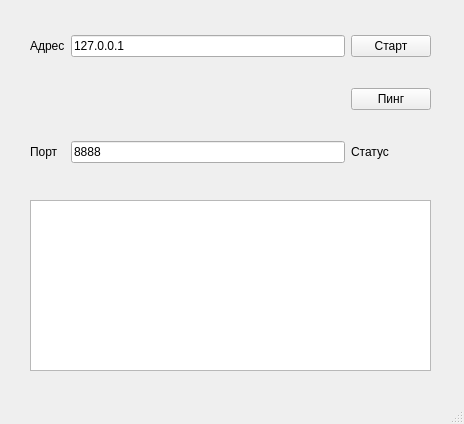
<?xml version="1.0" encoding="UTF-8"?>
<ui version="4.0">
 <class>ClientWindow</class>
 <widget class="QMainWindow" name="ClientWindow">
  <property name="geometry">
   <rect>
    <x>0</x>
    <y>0</y>
    <width>464</width>
    <height>424</height>
   </rect>
  </property>
  <property name="windowTitle">
   <string>MainWindow</string>
  </property>
  <widget class="QWidget" name="centralwidget">
   <widget class="QWidget" name="gridLayoutWidget">
    <property name="geometry">
     <rect>
      <x>30</x>
      <y>10</y>
      <width>401</width>
      <height>181</height>
     </rect>
    </property>
    <layout class="QGridLayout" name="gridLayout">
     <item row="0" column="0">
      <widget class="QLabel" name="label">
       <property name="text">
        <string>Адрес</string>
       </property>
      </widget>
     </item>
     <item row="2" column="1">
      <widget class="QLineEdit" name="portLineEdit">
       <property name="text">
        <string>8888</string>
       </property>
      </widget>
     </item>
     <item row="0" column="1">
      <widget class="QLineEdit" name="addressLineEdit">
       <property name="text">
        <string>127.0.0.1</string>
       </property>
      </widget>
     </item>
     <item row="0" column="2">
      <widget class="QPushButton" name="connectButton">
       <property name="text">
        <string>Старт</string>
       </property>
      </widget>
     </item>
     <item row="2" column="0">
      <widget class="QLabel" name="label_2">
       <property name="text">
        <string>Порт</string>
       </property>
      </widget>
     </item>
     <item row="2" column="2">
      <widget class="QLabel" name="statusLabel">
       <property name="text">
        <string>Статус</string>
       </property>
      </widget>
     </item>
     <item row="1" column="2">
      <widget class="QPushButton" name="pingButton">
       <property name="text">
        <string>Пинг</string>
       </property>
      </widget>
     </item>
    </layout>
   </widget>
   <widget class="QListView" name="listView">
    <property name="geometry">
     <rect>
      <x>30</x>
      <y>200</y>
      <width>401</width>
      <height>171</height>
     </rect>
    </property>
   </widget>
  </widget>
  <widget class="QMenuBar" name="menubar">
   <property name="geometry">
    <rect>
     <x>0</x>
     <y>0</y>
     <width>464</width>
     <height>21</height>
    </rect>
   </property>
  </widget>
  <widget class="QStatusBar" name="statusbar"/>
 </widget>
 <resources/>
 <connections/>
</ui>
